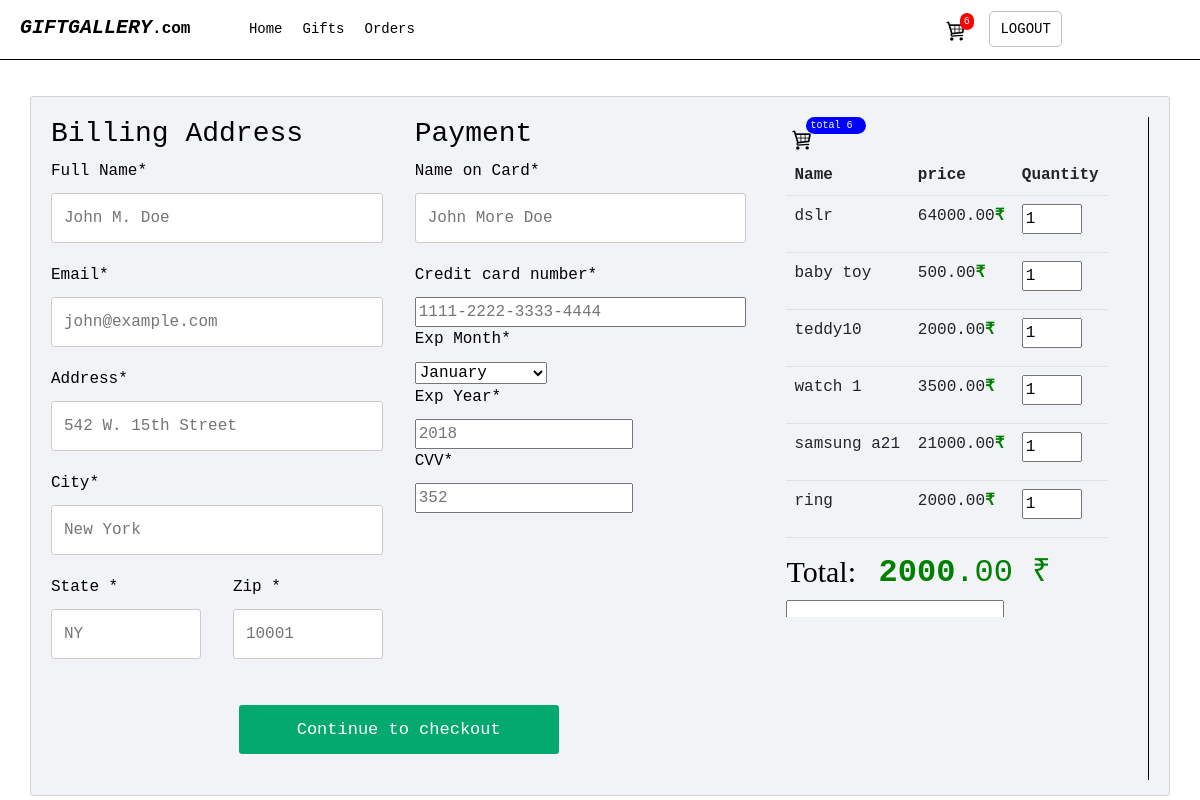
The app's page /cheakout.php (signed in) with its own data.
### tables this page shows
CREATE TABLE `product` (
  `id` int(15) NOT NULL,
  `name` varchar(40) NOT NULL,
  `pimage` varchar(200) NOT NULL,
  `price` int(10) NOT NULL,
  `customize` varchar(5) NOT NULL,
  `details` varchar(300) NOT NULL,
  `catogory` varchar(20) NOT NULL,
  `quantity` int(6) NOT NULL,
  `sid` varchar(100) NOT NULL
);

### cheakout.php (the view, shortened to what this page needs)
<?php
  include 'conn.php';
?>
<!DOCTYPE html>
<html>
  <head>
    <link href="bootstrap/css/bootstrap.min.css" rel="stylesheet">
    <link rel="stylesheet" href="style.css">
  </head>
<body>
<div class="nav1">
  <a class="nav1title" href="#"><em style="color: black;font-weight: bold;text-transform: uppercase;padding-left: 20px;font-size: 20px;">GiftGallery</em>.com</a>
  <div class="navd1" style="width:100%;">
        <ul class="navul1" style="width: 85%;">
          <li class="navli1">
            <a class="b1" href="udash.php">Home</a>
          </li>
          <li class="navli1">
            <a class="b1" href="gifts.php">Gifts</a>
          </li>
          <li class="navli1">
            <a class="b1" href="dashboard.php">Orders</a>
          </li>
        </ul>
        <ul class="navul2" style="padding-left: 5%;">
          <div style="display: inline-flex;">
            <li class="navli1" style="margin-top: -10px;">
              <a href="cart.php"><img src="img/cart.png" class="cat" style="margin-top: 3px;"><span class="spancart">
                                    <?php
                                          $mails = $_SESSION['email'];
                                          $query = "SELECT count(*) from cart where email = '$mails'";
                                          $qresult = mysqli_query($conn, $query);
                                          $row = mysqli_fetch_assoc($qresult);
                                          $count = $row["count(*)"];
                                          echo $count;
                                    ?>
              </span></a>
            </li> &nbsp;
            <li class="navli1" style="margin-top: -6px;">
              <a href="ulogout.php" class="b1" style="border: 1px solid silver;"> LOGOUT</a>
            </li>
          </div>
        </ul>
  </div>
</div>
<br><br><br><br>
<div style="display:inline-flex;float: left;position: relative;color: black;width: 100%;">
          <div class="col-75 container" style="background: #f1f3f6;height: 700px;padding-top: 20px;">
              <form method="post" style="border-right: 1px solid black;padding-right: 40px;float: left;display: inline-flex;">
                <div class="row">
                  <div class="col-50" style="">
                    <h3>Billing Address</h3>
                    <label for="fname"><i class="fa fa-user"></i> Full Name*</label>
                    <input type="text" id="fname" name="firstname" placeholder="John M. Doe" required>
                    <label for="email"><i class="fa fa-envelope"></i> Email*</label>
                    <input type="text" id="email" name="email" placeholder="john@example.com" required>
                    <label for="adr"><i class="fa fa-address-card-o"></i> Address*</label>
                    <input type="text" id="adr" name="address" placeholder="542 W. 15th Street" required>
                    <label for="city"><i class="fa fa-institution"></i> City*</label>
                    <input type="text" id="city" name="city" placeholder="New York" required>
                    <div class="row">
                      <div class="col-50">
                        <label for="state">State *</label>
                        <input type="text" id="state" name="state" placeholder="NY" required>
                      </div>
                      <div class="col-50">
                        <label for="zip">Zip *</label>
                        <input type="text" id="zip" name="zip" placeholder="10001" required>
                      </div>
                    </div>
                  </div>
                  <div class="col-50">
                    <h3>Payment</h3>
                    <label for="cname">Name on Card*</label>
                    <input type="text" id="cname" name="cardname" placeholder="John More Doe" required>
                    <label for="ccnum">Credit card number*</label>
                    <input type="number" id="ccnum" name="cardnumber" placeholder="1111-2222-3333-4444" required style="width: 100%;">
                    <label for="expmonth">Exp Month*</label>
                     <select name="expmonth" style="width: 40%;" required="">
                                  <option value="January" >January</option>
                            </select>
                    <div class="row">
                      <div class="col-50">
                        <label for="expyear">Exp Year*</label>
                        <input type="number" id="expyear" name="expyear" placeholder="2018" required>
                      </div>
                      <div class="col-50">
                        <label for="cvv">CVV*</label>
                        <input type="number" id="cvv" name="cvv" placeholder="352" required>
                      </div>
                    </div>
                  </div>
               <center>
                <input type="submit" value="Continue to checkout" class="btn" style="width: 320px;" name="w1"></center>
            </div>
          <div style="width: 650px;height: 500px;overflow-y: scroll;padding-left: 40px;">
                                    <a href="cart.php" style="position: relative;"><img src="img/cart.png" class="cat"><span class="spancart" style="width:60px;background: blue;">
                                    total <?php
                                          $mails = $_SESSION['email'];
                                          $query = "SELECT count(*) from cart where email = '$mails'";
                                          $qresult = mysqli_query($conn, $query);
                                          $row = mysqli_fetch_assoc($qresult);
                                          $count = $row["count(*)"];
                                          echo $count;
                                    ?>
                                    </span></a>
                                      <table class="table">
                                              <tr >
                                                  <th scope="col">Name</th>
                                                  <th scope="col">price</th>
                                                  <th scope="col">Quantity</th>
                                              </tr>
                                          <?php
                                                $q1="select * from cart where email = '$mails'";
                                                $r1=mysqli_query($conn,$q1);
                                                while($d1=mysqli_fetch_array($r1)) {
                                                $pf = $d1['pid'];
                                                $q2="select * from product where id = '$pf'";
                                                $r2=mysqli_query($conn,$q2);
                                                while($d2=mysqli_fetch_array($r2)) {
                                                  $price = $d2['price'];
                                                  $quantity = $d2['quantity'];
                                                      echo "
                                                          <tr>
                                                              <td><p>".$d2['name']."</p></td>
                                                              <td><input type='number' readonly id='fnum' value='$price' style='visibility:hidden;height :0px;width:0px;margin:0px;position: absolute;'><p>".$d2['price'].".00<span style='color: green;font-weight: 600;'>₹</span></p></td>";?>
                                                              <td><input type='number' id="snum" onchange="multiplyBy()" name="lom" value="1" min="1" max='<?php echo "$quantity" ?>' style='width:60px;'></td>
                                                      <?php
                                                          echo"   </tr>";
                                                      }
                                                        }
                                          ?>
                                      </table>
                                            <div style="float: left;display: inline-flex;"><h2 style="font-size: 30px;font-family: fantasy;">Total: &nbsp;&nbsp;</h2><h2 id="result" style="color: green;font-weight: 800;"><?php echo "$price"; ?></h2><h2 style="color: green;">.00 ₹</h2></div>
                                            <input type="number" name="sui" value="<?php echo"$ty"; ?>" id="result2">
        </div></form>
</div>
</div>
</body>
</html>

### style.css (style rules this page uses)
body { margin: 0; padding: 0; font-family: monospace; color: white; background: black; }
img { max-width: 100%; }
.container { width: 100%; height: 60vh; background-color: #2C302E; display: flex; position: relative; }
.nav1 { position: fixed; width: 100%; z-index: 10; border-bottom: 1px solid black; background: white; height: 60px; float: left; display: inline-flex; }
.nav1title { width: 250px; padding-top: 13px; text-decoration: none; color: silver; font-weight: 800; }
.navd1 { float: left; display: inline-flex; }
.navul1 { float: left; display: inline-flex; height: 100%; width: 60%; padding-top: 17px; }
.navul2 { height: 100%; width: 40%; padding-top: 17px; margin-left: 10px; }
.navli1 { list-style: none; color: black; }
.navli1 a { text-decoration: none; color: black; padding: 9px 10px; font-size: 14px; border: none; cursor: pointer; }
.b1 { border: 1px solid transparent; border-radius: 5px; }
.cat { width: 30px; height: 30px; margin-top: 8px; padding: 5px; background: transparent; border-radius: 10px; }
.spancart { color: white; position: absolute; background: red; border-radius: 20px; font-size: 10px; padding: 1px 4px; margin-left:-10px; z-index: 2; }
.row { display: -ms-flexbox; display: flex; -ms-flex-wrap: wrap; flex-wrap: wrap; margin: 0 -16px; }
.col-50 { -ms-flex: 50%; flex: 50%; }
.col-75 { -ms-flex: 75%; flex: 75%; }
.col-25, .col-50, .col-75 { padding: 0 16px; }
.container { background-color: #f2f2f2; padding: 5px 20px 15px 20px; border: 1px solid lightgrey; border-radius: 3px; }
input[type=text] { width: 100%; margin-bottom: 20px; padding: 12px; border: 1px solid #ccc; border-radius: 3px; }
label { margin-bottom: 10px; display: block; }
.btn { background-color: #04AA6D; color: white; padding: 12px; margin: 10px 0; border: none; width: 100%; border-radius: 3px; cursor: pointer; font-size: 17px; }

### cheakout.php (style rules this page uses)
body { background: white; }

### records on screen
product: name "dslr", price "64000"
product: name "baby toy", price "500"
product: name "teddy10", price "2000"
product: name "watch 1", price "3500"
product: name "samsung a21", price "21000"
product: name "ring", price "2000"

### other values on screen
$count "6"
